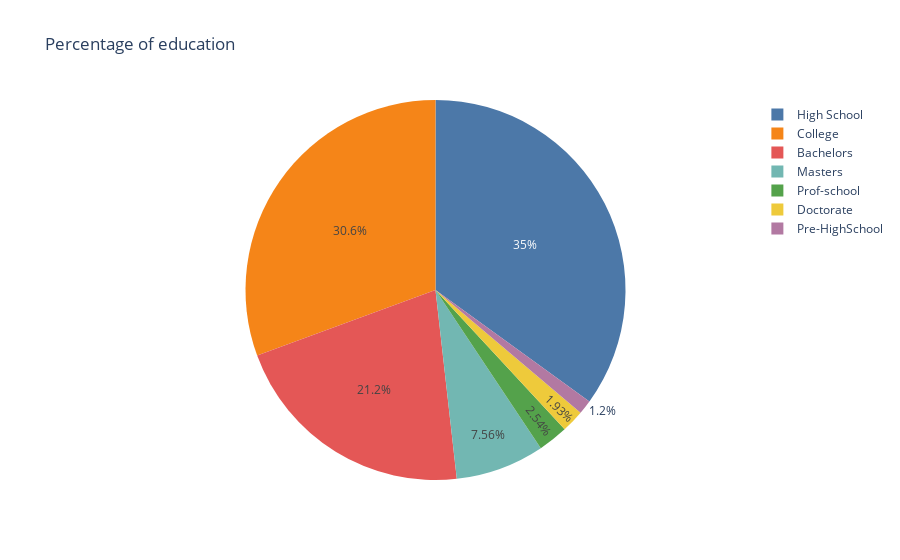

Here is the notebook cell this chart was saved with:
### Code cell
px.pie(df,values='education-num', names='education', title='Percentage of education',
       color_discrete_sequence=px.colors.qualitative.T10)

### Figure 1 — Plotly figure (JSON) as saved in the notebook; plotly's stock layout.template omitted (floating-point values rounded to 4 significant figures; data arrays with more than 128 entries replaced by an {"elided": "..."} marker saying what was removed)
{"data": [{"domain": {"x": [0, 1], "y": [0, 1]}, "hovertemplate": "education=%{label}<br>education-num=%{value}<extra></extra>", "labels": {"elided": "48789 str values"}, "legendgroup": "", "name": "", "showlegend": true, "type": "pie", "values": {"elided": "48789 int values"}}], "layout": {"legend": {"tracegroupgap": 0}, "piecolorway": ["#4C78A8", "#F58518", "#E45756", "#72B7B2", "#54A24B", "#EECA3B", "#B279A2", "#FF9DA6", "#9D755D", "#BAB0AC"], "title": {"text": "Percentage of education"}}}
